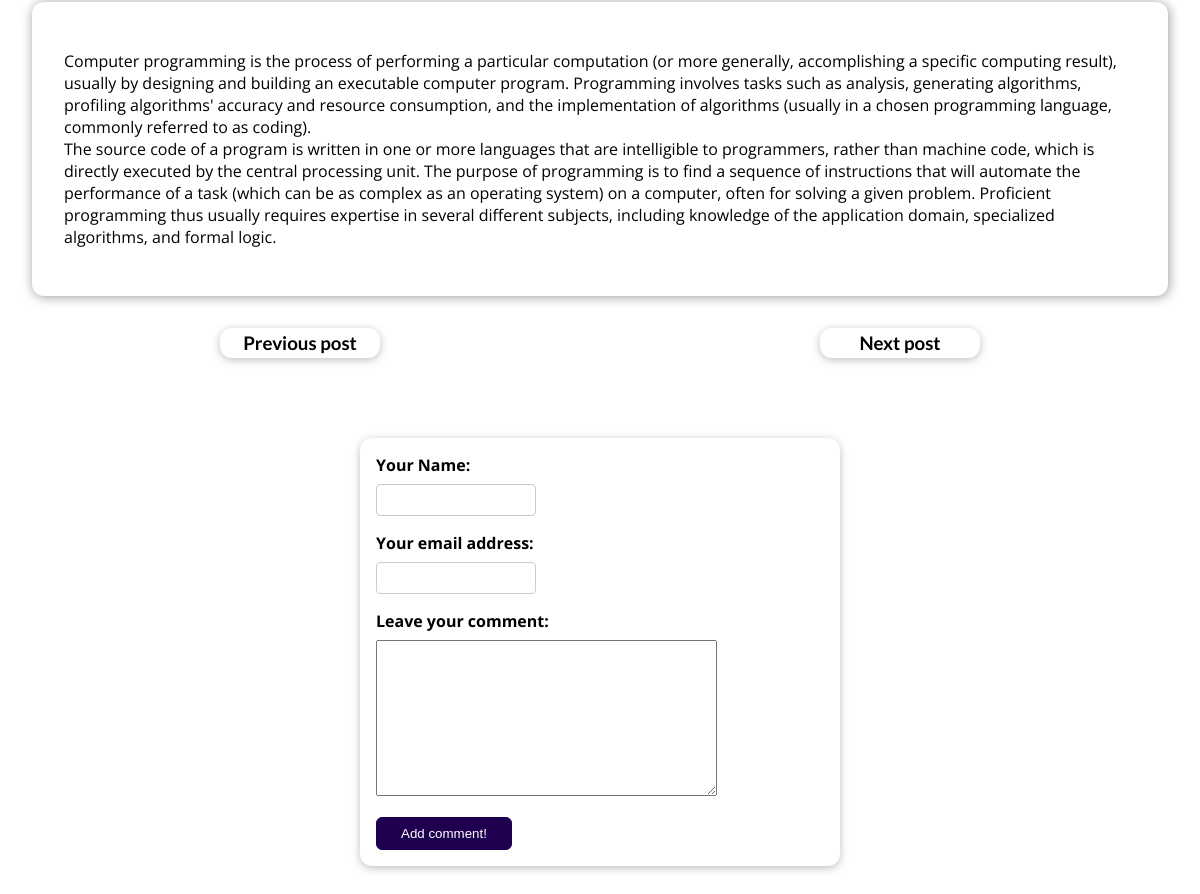
The app's page /posts/computer-programming (lower part), older data.
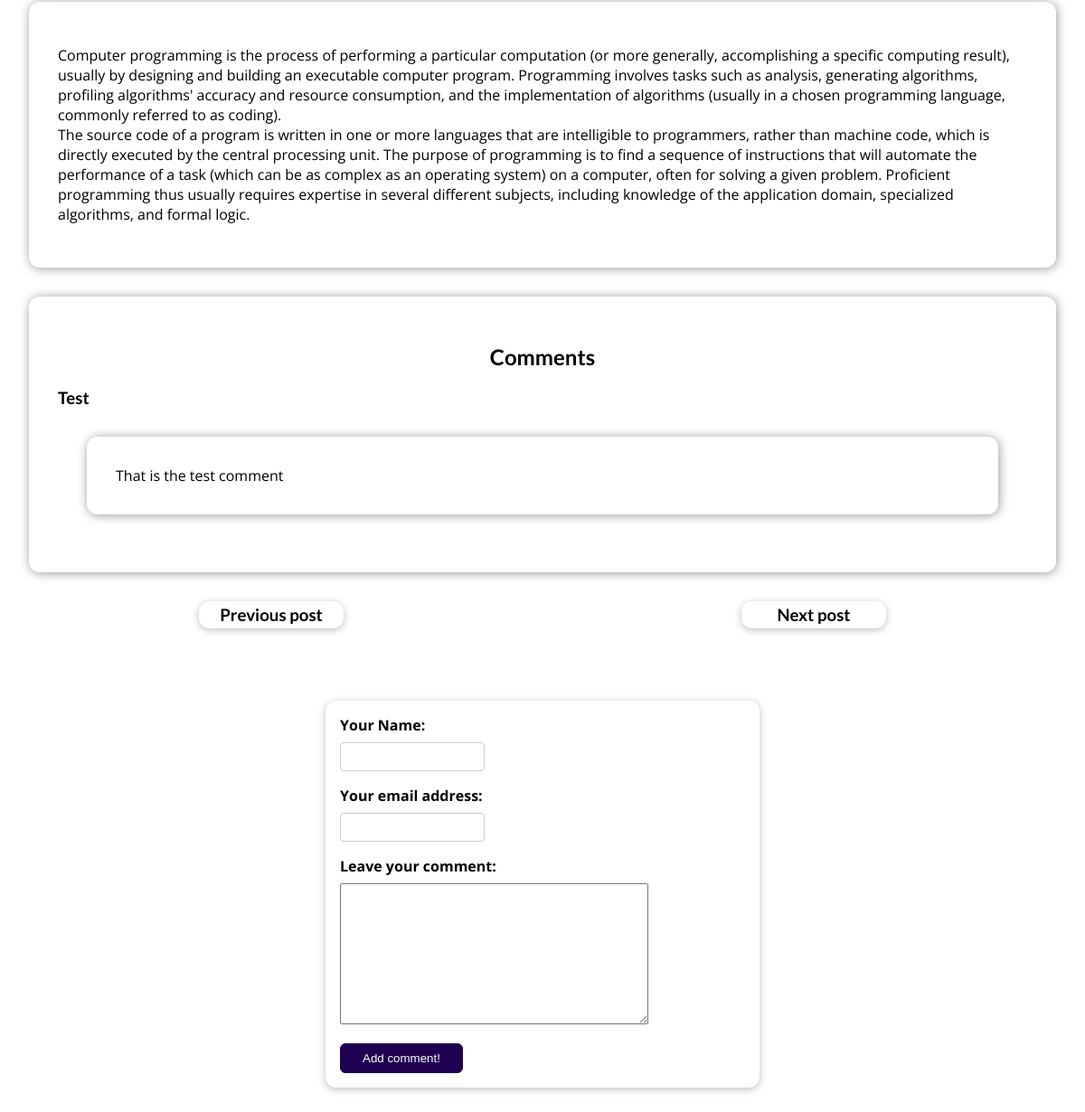
The same page, newer data.
### blog/models.py (models this page shows)
class Comment(models.Model):
    user_name =  models.CharField(max_length=120)
    user_email = models.EmailField()
    text = models.TextField(max_length=400)
    post = models.ForeignKey(Post, on_delete=models.CASCADE, related_name="comments", default=True)

### blog/views.py (the view, shortened to what this page needs)
# urls.py: path("posts/<slug:slug>", views.PostDetailView.as_view(),
class PostDetailView(View):
    def get(self, request, slug):
        identified_post = get_object_or_404(Post, slug=slug)
        start = False
        finish = False
        try:
            previous_post = Post.get_next_by_data(identified_post)
            next_post = Post.get_previous_by_data(identified_post)
        except:
            try:
                previous_post = identified_post
                next_post = Post.get_previous_by_data(identified_post)
                start = True
            except:
                previous_post = Post.get_next_by_data(identified_post)
                next_post = identified_post
                finish = True
        context = {
            "post":identified_post,
            "post_tags": identified_post.tag.all(),
            "comments" : Comment.objects.filter(post = identified_post),
            "comment_form": CommentForm(),
            "next_post": next_post.slug,
            "previous_post": previous_post.slug,
            "start": start,
            "finish": finish
        }
        return render(request, "blog/post_detail.html", context)

### blog/forms.py
class CommentForm(forms.ModelForm):
   class Meta:
      model = Comment
      fields = "__all__"
      exclude = ['post']
      labels = {
         "user_name": "Your Name",
         "user_email": "Your email address",
         "text": "Leave your comment"
      }
      error_messages = {
         "user_name": {
            "required": "Your name must not be empty",
            "max_length": "Please enter a shorter name!"
         }
      }

### blog/models.py (called while the page is built)
    def __str__(self):
        return f"{self.first_name} {self.last_name}"

### blog/templates/blog/post_detail.html (shortened to what this page needs)
{% extends 'base.html' %}
{% load static %}
{% block css_files %}
    <link rel="stylesheet" href="{% static 'blog/post_detail.css' %}">
{% endblock css_files %}
{% block content %}
<section id = "text">
    <p>
        {{post.content | linebreaks}}
    </p>
</section>
{% if comments %}
<section id = "text">
    <h1 id = "comment">Comments</h1>
    {% for comment in comments %}
    <h3>{{comment.user_name}}</h3>
    <section id = "text">{{comment.text}}</section>
    {% endfor %}
</section>
{% endif %}
<section>
    <article class="add">
        {% if start %}
        <a href="{% url 'post-detail-page' next_post %}">
            <h3>Next post</h3>
        </a>
        {% elif finish %}
        <a href="{% url 'post-detail-page' previous_post %}">
            <h3>Previous post</h3>
        </a>
        {% else %}
        <a href="{% url 'post-detail-page' previous_post %}">
            <h3>Previous post</h3>
        </a>
        <a href="{% url 'post-detail-page' next_post %}">
            <h3>Next post</h3>
        </a>
        {% endif %}
    </article>
    <form id = "add_comment" enctype="multipart/form-data" method="POST">
        {% for field in comment_form %}
        <div class="form-control {% if field.errors %}error{% endif %}">
        {{ field.label_tag }}
        {{ field }}
        </div>
        {% endfor %}
        <button type="submit">Add comment!</button>
    </form>
</section>
{% endblock content %}

Row changes from the older to the newer data that the page shows:
added Comment: user_name "Test", text "That is the test comment"
Text that changed along with them:
text now shown: "Comments"
